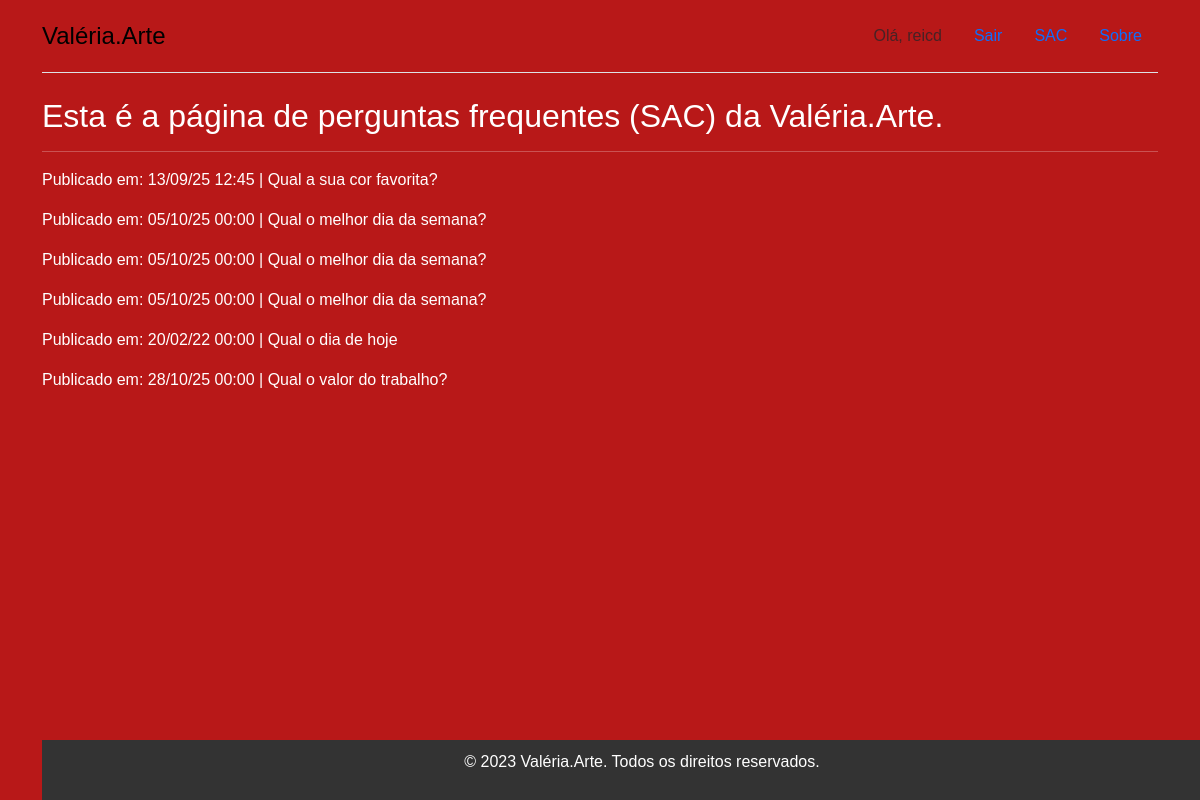
Before: /about/ (signed in) with the older database file.
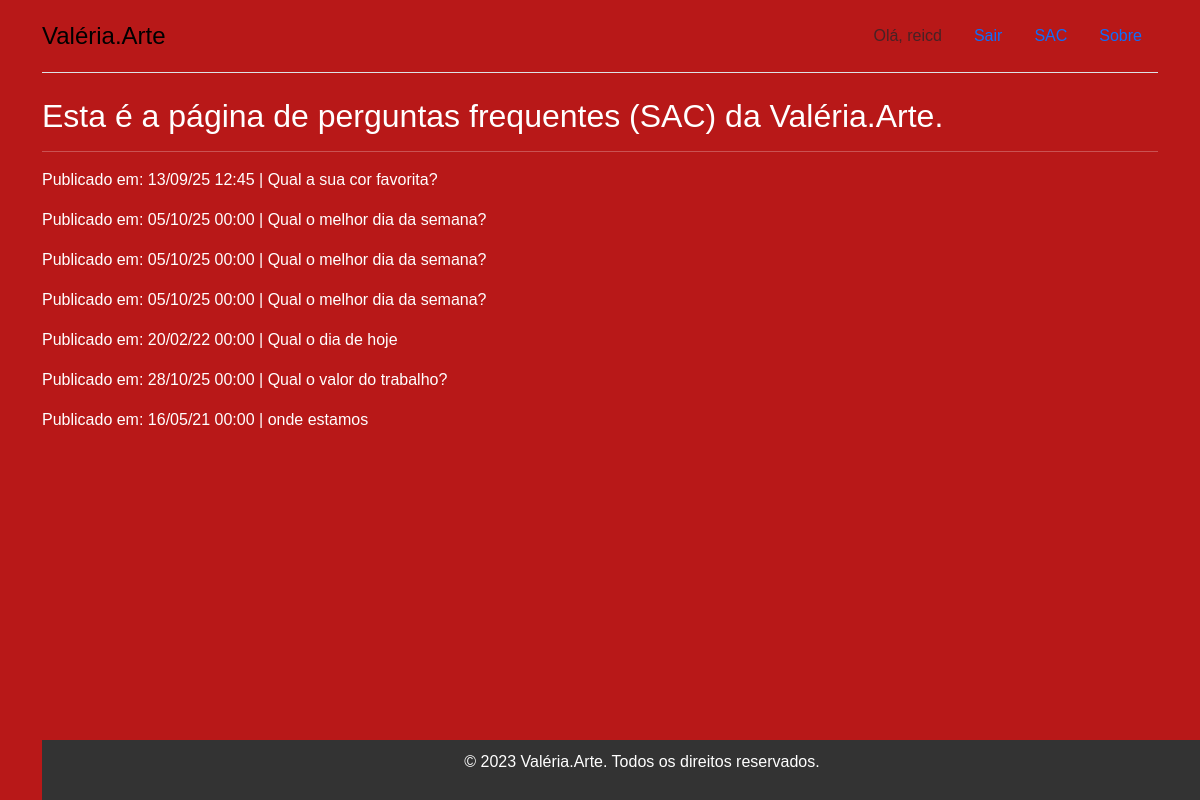
After: the same page with the newer database file.
### accounts/models.py (models this page shows)
class CustomUser(AbstractUser):
    data_nascimento = models.DateField("Data de Nascimento",
    null=True,
    blank=True)
    telefone = models.CharField("Telefone",max_length=15, null=True, blank=True)
    endereco = models.CharField("Endereço",max_length=255, null=True, blank=True)
    cidade = models.CharField("Cidade",max_length=100, null=True, blank=True)
    estado = models.CharField("Estado",max_length=100, null=True, blank=True)
    pais = models.CharField("País",max_length=100, null=True, blank=True)
    cep = models.CharField("CEP",max_length=8, null=True, blank=True)
    cpf = models.CharField("CPF",max_length=11, null=True, blank=True)

### sac/models.py (models this page shows)
class Question(models.Model):
    question_text = models.CharField(max_length=200, verbose_name="Pergunta")
    pub_date = models.DateTimeField("Data de publicação")
    class Meta:
        verbose_name = "Pergunta"
        verbose_name_plural = "Perguntas"

### sac/views.py (the view)
# urls.py: path('about/', about, name='products-about'),
@login_required
def about(request):
    question = Question.objects.all()
    context = {'all_questions': question}
    return render(request, 'sac/question.html', context)

### templates/sac/question.html (shortened to what this page needs)
{% extends '_layout2.html' %}
{% load static %}
{% block content %}
  <h2>Esta é a página de perguntas frequentes (SAC) da Valéria.Arte.</h2> <hr>
    {% for question in all_questions %}
        <div class="faq-item">
                <p>Publicado em: {{ question.pub_date | date:"d/m/y H:i" }} | {{ question.question_text }} </p>
        </div>
        {% empty %}
            <p>Nenhuma pergunta disponível no momento.</p>
    {% endfor %}
{% endblock %}

### templates/_layout2.html (shortened to what this page needs)
{% extends '_base.html' %}
{% load static %}
{% block css %}
    <link rel="stylesheet" href="https://cdn.jsdelivr.net/npm/bootstrap@5.3.8/dist/css/bootstrap.min.css">
    <link rel="stylesheet" href="{% static 'css/styles.css' %}">
{% endblock css %}
{% block header %}
<div class="container">
    <header class="d-flex flex-wrap justify-content-center py-3 mb-4 border-bottom">
        <a href="{% url 'index' %}" class="d-flex align-items-center mb-3 mb-md-0 me-md-auto link-body-emphasis text-decoration-none">
    <span class="fs-4">Valéria.Arte</span></a>
    <ul class="nav nav-pills">
            {% if user.is_authenticated %}
        <li class="nav-item"><span class="nav-link disabled">Olá, {{ user.username }}</span></li>
        <li class="nav-item">
            <form action="{% url 'logout' %}" method="post" class="d-flex">
                <button class="btn btn-link nav-link" type="submit">Sair</button>
            </form>
        </li>
            {% endif %}
        <li class="nav-item">
            <a href="{% url 'about' %}" class="nav-link">SAC</a>
        </li>
        <li class="nav-item">
            <a href="{% url 'index' %}" class="nav-link">Sobre</a>
        </li>
    </ul>
    </header>
</div>
{% endblock header %}
{% block main %}
    <div class="container">
    {% block content %}
    {% endblock content %}
    </div>
{% endblock main %}
{% block footer %}
<div class="container">
    <footer>
        <p>&copy; 2023 Valéria.Arte. Todos os direitos reservados.</p>
    </footer>
</div>
{% endblock footer %}

### templates/_base.html (shortened to what this page needs)
{% load static %}
<!DOCTYPE html>
<html lang="pt-br">
<head>
    {% block css %}{% endblock css %}
</head>
<body>
    {% block header %}
    {% endblock header %}
    {% block main %}{% endblock main %}
    {% block footer %}
    {% endblock footer %}
</body>
</html>

### static/css/styles.css (style rules this page uses)
* { box-sizing: border-box; }
body { font-family: Arial, sans-serif; margin: 0; padding: 0; background-color: #b81818; color: #ffffff; }
footer { background-color: #333333; color: #ffffff; text-align: center; padding: 10px 0; position: fixed; width: 100%; bottom: 0; }

Changed rows visible on the page:
added Question: pub_date "16/05/21 00:00", question_text "onde estamos"
